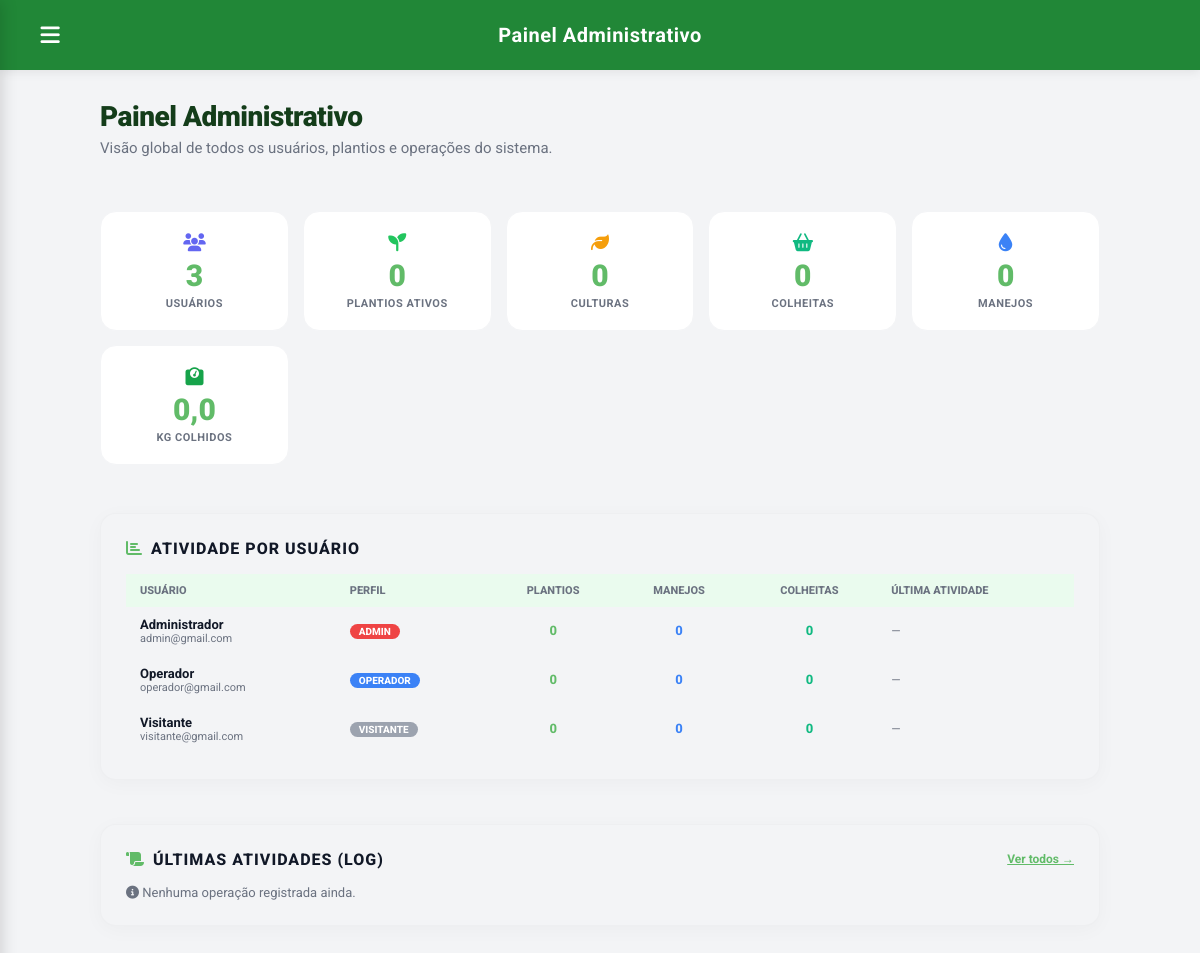
The app's page /ProducaoVegetal/admin_painel.php (signed in) with its own data.
### tables this page shows
CREATE TABLE IF NOT EXISTS `usuarios` (
  `id_usuario`  INT(11)      NOT NULL AUTO_INCREMENT,
  `nome`        VARCHAR(100) NOT NULL,
  `email`       VARCHAR(120) NOT NULL,
  `senha`       VARCHAR(255) NOT NULL,    
  `foto_perfil` VARCHAR(255)     DEFAULT NULL,
  `perfil`      VARCHAR(50)      DEFAULT 'operador',
  PRIMARY KEY (`id_usuario`),
  UNIQUE KEY `email` (`email`)
);

### ProducaoVegetal/admin_painel.php (the view, shortened to what this page needs)
<?php
require_once '../Banco/conexao.php';
$kpi = [];
$kpi['usuarios']  = $conn->query("SELECT COUNT(*) c FROM usuarios")->fetch_assoc()['c'] ?? 0;
$kpi['plantios']  = $conn->query("SELECT COUNT(*) c FROM plantios WHERE colhido=0")->fetch_assoc()['c'] ?? 0;
$kpi['culturas']  = $conn->query("SELECT COUNT(*) c FROM culturas")->fetch_assoc()['c'] ?? 0;
$kpi['colheitas'] = $conn->query("SELECT COUNT(*) c FROM colheitas")->fetch_assoc()['c'] ?? 0;
$kpi['manejos']   = $conn->query("SELECT COUNT(*) c FROM cuidados_plantio")->fetch_assoc()['c'] ?? 0;
$kpi['kg_total']  = $conn->query("SELECT COALESCE(SUM(quantidade_colhida),0) c FROM colheitas")->fetch_assoc()['c'] ?? 0;
$q_users = $conn->query("
    SELECT
        u.id_usuario, u.nome, u.email, u.perfil,
        COUNT(DISTINCT p.id_plantio)   AS n_plantios,
        COUNT(DISTINCT cp.id_cuidado)  AS n_manejos,
        COUNT(DISTINCT col.id_colheita) AS n_colheitas,
        MAX(l.data_operacao)            AS ultima_atividade
    FROM usuarios u
    LEFT JOIN culturas c   ON c.id_usuario  = u.id_usuario
    LEFT JOIN plantios p   ON p.id_cultura  = c.id_cultura
    LEFT JOIN cuidados_plantio cp ON cp.id_plantio = p.id_plantio
    LEFT JOIN colheitas col       ON col.id_plantio = p.id_plantio
    LEFT JOIN log l               ON l.id_usuario   = u.id_usuario
    GROUP BY u.id_usuario
    ORDER BY ultima_atividade DESC, u.nome ASC
");
$users_atividade = $q_users ? $q_users->fetch_all(MYSQLI_ASSOC) : [];
$q_logs = $conn->query("
    SELECT l.operacao, l.data_operacao, u.nome, u.perfil
    FROM log l
    LEFT JOIN usuarios u ON l.id_usuario = u.id_usuario
    ORDER BY l.data_operacao DESC
    LIMIT 20
");
$logs_recentes = $q_logs ? $q_logs->fetch_all(MYSQLI_ASSOC) : [];
?>
<!DOCTYPE html>
<html lang="pt-BR">
<head>
    <link rel="stylesheet" href="https://cdnjs.cloudflare.com/ajax/libs/font-awesome/6.4.0/css/all.min.css">
    <link rel="stylesheet" href="style.css">
</head>
<body>
<div class="app-layout">
    <div class="main-wrapper">
        <header class="topbar">
            <div class="topbar-left">
                <button class="menu-btn" onclick="toggleMenu()"><i class="fa-solid fa-bars"></i></button>
                <div class="topbar-title">Painel Administrativo</div>
            </div>
        </header>
        <main class="main-content">
            <div class="content-wrapper">
                <div class="page-header">
                    <h1>Painel Administrativo</h1>
                    <p>Visão global de todos os usuários, plantios e operações do sistema.</p>
                </div>
                <div class="kpi-grid">
                    <div class="kpi-card">
                        <div class="kpi-icon" style="color:#6366f1;"><i class="fa-solid fa-users"></i></div>
                        <div class="kpi-val"><?php echo $kpi['usuarios']; ?></div>
                        <div class="kpi-lbl">Usuários</div>
                    </div>
                    <div class="kpi-card">
                        <div class="kpi-icon" style="color:#22c55e;"><i class="fa-solid fa-seedling"></i></div>
                        <div class="kpi-val"><?php echo $kpi['plantios']; ?></div>
                        <div class="kpi-lbl">Plantios Ativos</div>
                    </div>
                    <div class="kpi-card">
                        <div class="kpi-icon" style="color:#f59e0b;"><i class="fa-solid fa-leaf"></i></div>
                        <div class="kpi-val"><?php echo $kpi['culturas']; ?></div>
                        <div class="kpi-lbl">Culturas</div>
                    </div>
                    <div class="kpi-card">
                        <div class="kpi-icon" style="color:#10b981;"><i class="fa-solid fa-basket-shopping"></i></div>
                        <div class="kpi-val"><?php echo $kpi['colheitas']; ?></div>
                        <div class="kpi-lbl">Colheitas</div>
                    </div>
                    <div class="kpi-card">
                        <div class="kpi-icon" style="color:#3b82f6;"><i class="fa-solid fa-droplet"></i></div>
                        <div class="kpi-val"><?php echo $kpi['manejos']; ?></div>
                        <div class="kpi-lbl">Manejos</div>
                    </div>
                    <div class="kpi-card">
                        <div class="kpi-icon" style="color:#16a34a;"><i class="fa-solid fa-weight-scale"></i></div>
                        <div class="kpi-val"><?php echo number_format($kpi['kg_total'],1,',','.'); ?></div>
                        <div class="kpi-lbl">kg Colhidos</div>
                    </div>
                </div>
                <div class="report-card" style="margin-bottom:20px;">
                    <h3 class="section-title"><i class="fa-solid fa-chart-bar"></i> Atividade por Usuário</h3>
                    <div style="overflow-x:auto;">
                        <table class="adm-table" id="tbl-usuarios">
                            <thead>
                                <tr>
                                    <th>Usuário</th>
                                    <th>Perfil</th>
                                    <th style="text-align:center;">Plantios</th>
                                    <th style="text-align:center;">Manejos</th>
                                    <th style="text-align:center;">Colheitas</th>
                                    <th>Última Atividade</th>
                                </tr>
                            </thead>
                            <tbody>
                                <?php if (empty($users_atividade)): ?>
                                    <tr><td colspan="6" style="text-align:center;color:var(--text-gray);padding:20px;">Nenhum usuário encontrado.</td></tr>
                                <?php else: ?>
                                    <?php foreach ($users_atividade as $u): ?>
                                        <tr>
                                            <td>
                                                <strong style="color:var(--text-main);"><?php echo htmlspecialchars($u['nome']); ?></strong>
                                                <div style="font-size:11px;color:var(--text-gray);"><?php echo htmlspecialchars($u['email']); ?></div>
                                            </td>
                                            <td>
                                                <span class="perfil-badge badge-<?php echo $u['perfil']; ?>">
                                                    <?php echo $u['perfil'] === 'admin' ? 'Admin' : ucfirst($u['perfil']); ?>
                                                </span>
                                            </td>
                                            <td style="text-align:center;font-weight:800;color:var(--primary-green);"><?php echo $u['n_plantios']; ?></td>
                                            <td style="text-align:center;font-weight:800;color:#3b82f6;"><?php echo $u['n_manejos']; ?></td>
                                            <td style="text-align:center;font-weight:800;color:#10b981;"><?php echo $u['n_colheitas']; ?></td>
                                            <td style="color:var(--text-gray);font-size:12px;">
                                                <?php echo $u['ultima_atividade'] ? date('d/m/Y H:i', strtotime($u['ultima_atividade'])) : '—'; ?>
                                            </td>
                                        </tr>
                                    <?php endforeach; ?>
                                <?php endif; ?>
                            </tbody>
                        </table>
                    </div>
                </div>
                <div class="report-card">
                    <div style="display:flex;align-items:center;justify-content:space-between;margin-bottom:16px;">
                        <h3 class="section-title" style="margin:0;"><i class="fa-solid fa-scroll"></i> Últimas Atividades (Log)</h3>
                        <a href="admin_log.php" style="font-size:12px;font-weight:700;color:var(--primary-green);">Ver todos →</a>
                    </div>
                    <?php if (empty($logs_recentes)): ?>
                        <p style="color:var(--text-gray);font-size:13px;"><i class="fa-solid fa-circle-info"></i> Nenhuma operação registrada ainda.</p>
                    <?php endif; ?>
                </div>
            </div>
        </main>
    </div>
</div>
</body>
</html>

### ProducaoVegetal/admin_painel.php (style rules this page uses)
.kpi-grid { display: grid; grid-template-columns: repeat(auto-fit,minmax(160px,1fr)); gap: 14px; margin-bottom: 24px; }
.kpi-card { background: var(--card-bg); border: 1px solid var(--border-color); border-radius: 16px; padding: 20px 16px; text-align: center; transition: transform .2s; }
.kpi-val { font-size: 30px; font-weight: 900; color: var(--primary-green); line-height: 1; }
.kpi-lbl { font-size: 11px; font-weight: 700; color: var(--text-gray); text-transform: uppercase; letter-spacing: .5px; margin-top: 6px; }
.kpi-icon { font-size: 18px; margin-bottom: 8px; }
.adm-table { width: 100%; border-collapse: collapse; font-size: 13px; }
.adm-table th { padding: 10px 14px; text-align: left; font-weight: 800; color: var(--text-gray); font-size: 11px; text-transform: uppercase; background: var(--form-bg,#f9fafb); }
.adm-table td { padding: 10px 14px; border-bottom: 1px solid var(--border-color); vertical-align: middle; }
.perfil-badge { display: inline-block; padding: 2px 9px; border-radius: 20px; font-size: 10px; font-weight: 800; text-transform: uppercase; color: white; }
.badge-admin { background: #ef4444; }
.badge-operador { background: #3b82f6; }
.badge-visitante { background: #9ca3af; }
.section-title { font-size: 16px; font-weight: 800; color: var(--text-main); margin: 0 0 16px; display: flex; align-items: center; gap: 8px; }
.section-title i { color: var(--primary-green); }

### records on screen
usuarios: id_usuario "3", nome "Visitante", email "visitante@gmail.com", perfil "VISITANTE", n_plantios "0", n_manejos "0", n_colheitas "0"
usuarios: nome "Administrador", email "admin@gmail.com", perfil "ADMIN", n_plantios "0", n_manejos "0", n_colheitas "0"
usuarios: nome "Operador", email "operador@gmail.com", perfil "OPERADOR", n_plantios "0", n_manejos "0", n_colheitas "0"

### other values on screen
$kpi['plantios'] "0"
$kpi['culturas'] "0"
$kpi['colheitas'] "0"
$kpi['manejos'] "0"
$kpi['kg_total'] "0,0"
